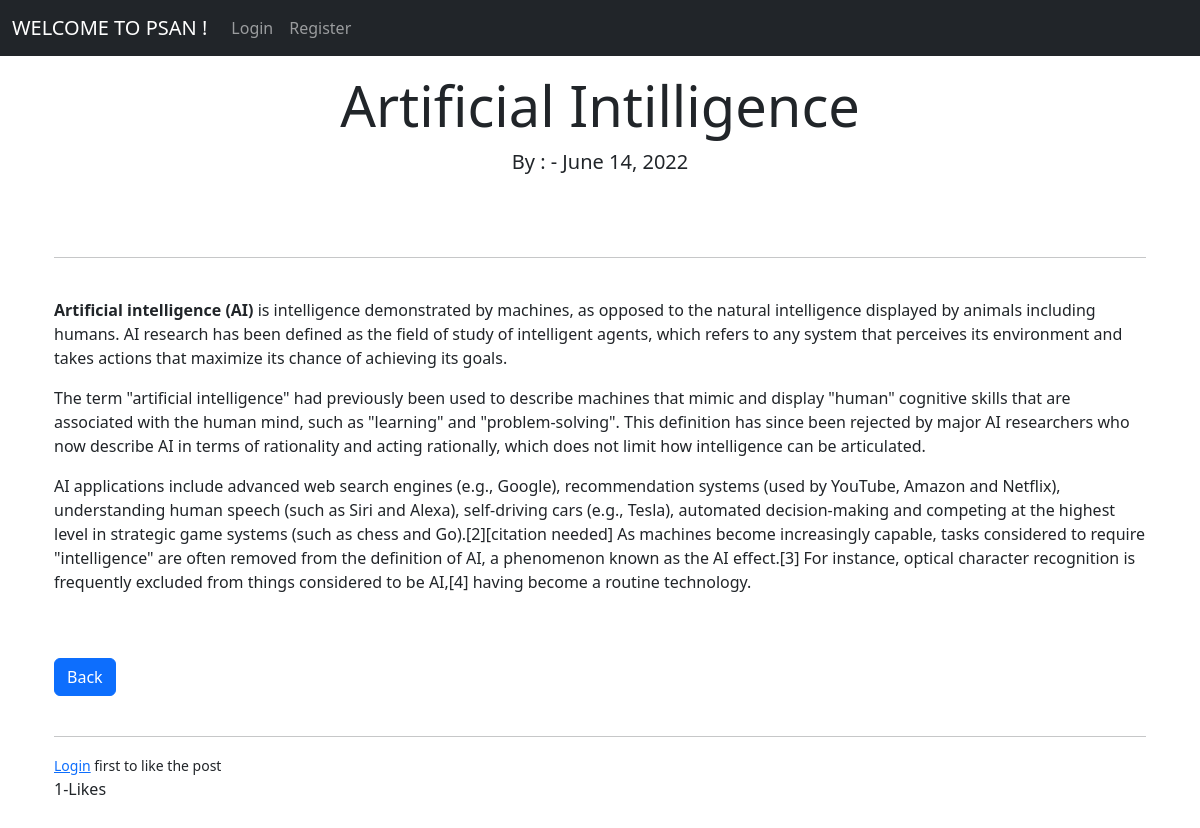
Page /article/8/ on the committed database.
### theblog/models.py (models this page shows, shortened)
class Post(models.Model):
    title = models.CharField(max_length=255)
    author = models.ForeignKey(User, on_delete=models.CASCADE)
    category = models.CharField(max_length=255, default='coding')
    snippet = models.CharField(max_length=255,)
    body = RichTextField(blank= True, null= True)
    post_date = models.DateField(auto_now_add=True)
    likes = models.ManyToManyField(User, related_name=("blog_posts"))
    def total_likes(self):
        return self.likes.count()

### theblog/views.py (the view)
# urls.py: path('article/<int:pk>/',ArticleDetailView.as_view(), name="article-detail"),
class ArticleDetailView(DetailView) :
     model = Post
     template_name = 'article_details.html'
     def get_context_data(self,*args ,**kwargs) :
          cat_menu = Category.objects.all()
          context = super(ArticleDetailView,self).get_context_data(*args ,**kwargs)
          stuff = get_object_or_404(Post, id=self.kwargs['pk'])
          total_likes= stuff.total_likes()
          liked= False
          if stuff.likes.filter(id=self.request.user.id).exists():
               liked = True
          context["cat_menu"] = cat_menu
          context["total_likes"] = total_likes
          context["liked"]= liked
          return context

### theblog/templates/article_details.html (shortened to what this page needs)
{% extends 'base.html' %}
{% block content %}
<div class='container my-2 py-2'>
  <div class="row">
          <div class="col text-center mb-5">
             <h1 class="display-4">{{post.title}}</h1>
      <p class="lead"> By :
        {{post.author.last_name}}-
        {{post.post_date}}
          </div>
        </div>
        <hr>
<br/>
<c>{{post.body|safe}} </c>
<br/>
<a href="{% url 'blogs' %}">
    <button type="button" class="btn btn-primary my-4">Back</button></a>
<hr>
<form action = "{% url 'like_post' post.pk %}"
method = "POST">
  {% if user.is_authenticated%}
   {% if liked %}
     <button type = "submit" , name= "post_id" value ="{{post.id}}",
      class= "btn btn-danger btn-sm">Unlike</button>
   {% else %}
      <button type = "submit" , name= "post_id" value ="{{post.id}}",
      class= "btn btn-primary btn-sm">Like</button>
   {%endif%}
   {% else %}
    <small><a href="{% url 'login' %} ">Login</a> first to like the post </small><br/>
   {% endif %}
    {{ total_likes }}-Likes
</form>
<br/><br/>
{% endblock content %}

### theblog/templates/article_details.html (style rules this page uses)
c { font-family: "Open Sans", sans-serif; }

### rows in the picture
Post: title "Artificial Intilligence", post_date "June 14, 2022", body "Artificial intelligence (AI) is intelligence demonstrated by machines, as opposed to the natural intelligence displayed by animals including humans. AI research has been defined as the field of study of intelligent agents, which refers to any system that perceives its environment and takes actions that maximize its chance of achieving its goals. The term \"artificial intelligence\" had previously been used to describe machines that mimic and display \"human\" cognitive skills that are associated with the human mind, such as \"learning\" and \"problem-solving\". This definition has since been rejected by major AI researchers who now describe AI in terms of rationality and acting rationally, which…"

### other values in the picture
{{ total_likes }} "1"
